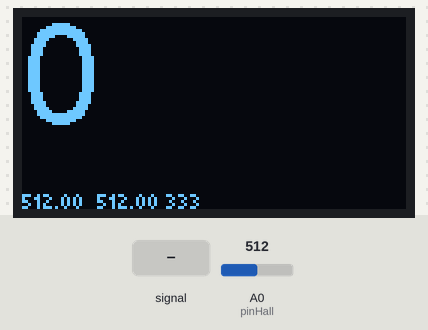
Bench run of a program on a simulated Arduino Nano, built with avr-gcc and run on an emulated ATmega328P. Parts: 128×64 one-colour display. Inputs (shaded band) come from the test bench; at power-on: A0 (pinHall) = 512. What the program prints to the serial monitor is not drawn.

Above: at 1.8 s.
1.9 s: A0 (pinHall) fed a 200 Hz sine of ±81 counts around its level
At 2.03 s:
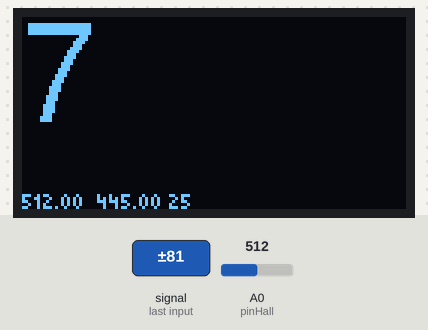
3.4 s: A0 (pinHall) set to 986
At 4.5 s:
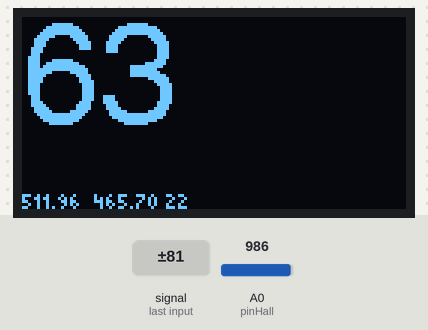
4.9 s: A0 (pinHall) set to 1016
6.4 s: A0 (pinHall) set to 511
At 9.6 s:
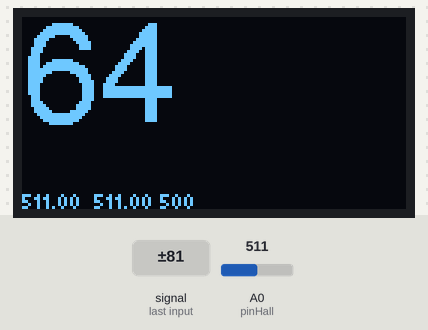
Timing chart, 0 to 8.6 s (numbered marks = the images above; inputs shaded):
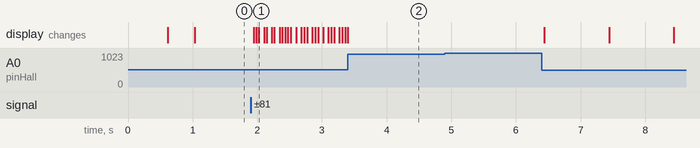

The program:

main.cpp
```cpp
#include <SPI.h>
#include <Wire.h>
#include <Adafruit_GFX.h>
#include <Adafruit_SSD1306.h>
#include <Fonts/FreeSans24pt7b.h>
#include <Fonts/FreeSans12pt7b.h>
#include <Fonts/FreeSans9pt7b.h>
#include <Fonts/Picopixel.h>

#define SCREEN_WIDTH 128 // OLED display width, in pixels
#define SCREEN_HEIGHT 64 // OLED display height, in pixels

// Declaration for an SSD1306 display connected to I2C (SDA, SCL pins)
#define OLED_RESET     4 // Reset pin # (or -1 if sharing Arduino reset pin)
Adafruit_SSD1306 display(SCREEN_WIDTH, SCREEN_HEIGHT, &Wire, OLED_RESET);

//Variables de debug
long lastLoopTime = 0;
long loopRate = 0;

//Pin donde está conectada la señal del sensor Hall
const int pinHall = A0;
//Definimos el tiempo mínimo de refresco de la pantalla en ms. Si reducimos mucho esto podemos provocar que perdamos alguna lectura.
//Podemos dejar un valor tan grande como queramos ya que cuando cambie la vuelta se invocará un refresco
const int frameRefreshTime = 1000;
long lastFrameMillis = 0;
//Media de la medida. Se tomará el valor de esta variable como el normal
float med = 0;

float lastMed = 0;
//Error de la magnitud del sensor Hall aceptada
const float err = 5;

long numVueltas = 0;
//Almacena las últimas vueltas mostradas por pantalla
long numVueltasPrinted = 0;

void calibrarHall();
float getMedidaSensorHall();
void conteoDeVuelta();
void refreshOLED();
void calculaLoopRate();

void setup() {
  //Iniciamos el pin del sensor Hall
  pinMode(pinHall, INPUT);

  Serial.begin(115200);
  //Iniciamos la conexión con la pantalla OLED
  if(!display.begin(SSD1306_SWITCHCAPVCC, 0x3C)) { // Dirección 0x3C para mi OLED 128x64
    Serial.println(F("SSD1306 allocation failed"));
    for(;;); // Don't proceed, loop forever
  }
  //Mostramos información y calibramos el sensor
  display.setTextColor(WHITE, BLACK);
  display.fillScreen(BLACK);
  display.setCursor(0, 10);
  display.setFont(&FreeSans12pt7b);
  display.println("Calibrando sensor...");
  display.display();
  calibrarHall();
  display.clearDisplay();
  display.setCursor(0, 10);
  display.println("Listo para");
  display.println("correr?");
  display.display();
}

void loop() {
  calculaLoopRate();
  conteoDeVuelta();
  refreshOLED();
}


//Función de debug que calcula el número de iteraciones de loop por segundo
void calculaLoopRate(){
  long now = millis();
  if(lastLoopTime>0){
    loopRate = 1000/(now-lastLoopTime);
  }
  lastLoopTime=now;
}


//Establece la media con medidas sucesivas
void calibrarHall(){
  float media = 0;
  int iter = 10;
  for(int i=0;i<iter;i++){
    media += getMedidaSensorHall();
    delay(50);
  }
  med = media/iter;
}

//Funcion que toma la medida del sensor de efecto Hall y determina si debe incrementar las vueltas o no.
//Mientras el imán está pasando cerca del sensor esta función queda bloqueada hasta obtener un valor normal
void conteoDeVuelta(){
  long medida = getMedidaSensorHall();
  //Dependiendo de cómo coloquemos el imán (polo N o polo S), la fuerza magnética medida por el sensor será positiva o negativa con respecto a la media
  //Acercamos norte
  if(medida < med-err){
    while(medida < med-err){
      medida = getMedidaSensorHall();
      delay(1);
    }
    numVueltas++;
  }
  //Acercamos sur
  if(medida > med+err){
    while(medida > med+err){
      medida = getMedidaSensorHall();
      delay(1);
    }
    numVueltas++;
  }
}

//Obtiene la media del sensor de efecto Hall filtrando el ruido
float getMedidaSensorHall(){
   //media de 10 medidas para filtrar ruido
  float measure = 0;
  for(int i = 0; i < 10; i++){
      measure += analogRead(pinHall);
  }
  measure /= 10.0f;
  lastMed=measure;
  //si la medida obtenida está dentro de lo aceptable, incluimos la medida ponderada al 1% para evitar
  //que desviaciones progresivas del valor obtenido nos saquen constantemente de la media
  if(abs(measure - med)<err){
    med = (99.0f*med + measure)/100.0f;
  }
  Serial.print(med);
  Serial.print(" ");
  Serial.println(measure);
  return measure;
}

//Pinta en la pantalla los datos de las vueltas (y de debug)
void refreshOLED(){
  long now = millis();
  if((lastFrameMillis+frameRefreshTime<now)
    || numVueltas != numVueltasPrinted){
    lastFrameMillis=now;
    numVueltasPrinted=numVueltas;
    display.fillScreen(BLACK);
    display.clearDisplay();
    display.setCursor(0, 34);
    display.setFont(&FreeSans24pt7b);
    display.print(numVueltas);
    display.setFont(&Picopixel);
    display.setCursor(0,63);
    display.print(med);
    display.print("  ");
    display.print(lastMed);
    display.print(" ");
    display.print(loopRate);
    display.display();
  }
}
```

Measured:
- after the input at 1.9 s, the display: first changes at once (image 1 shows a later state)
